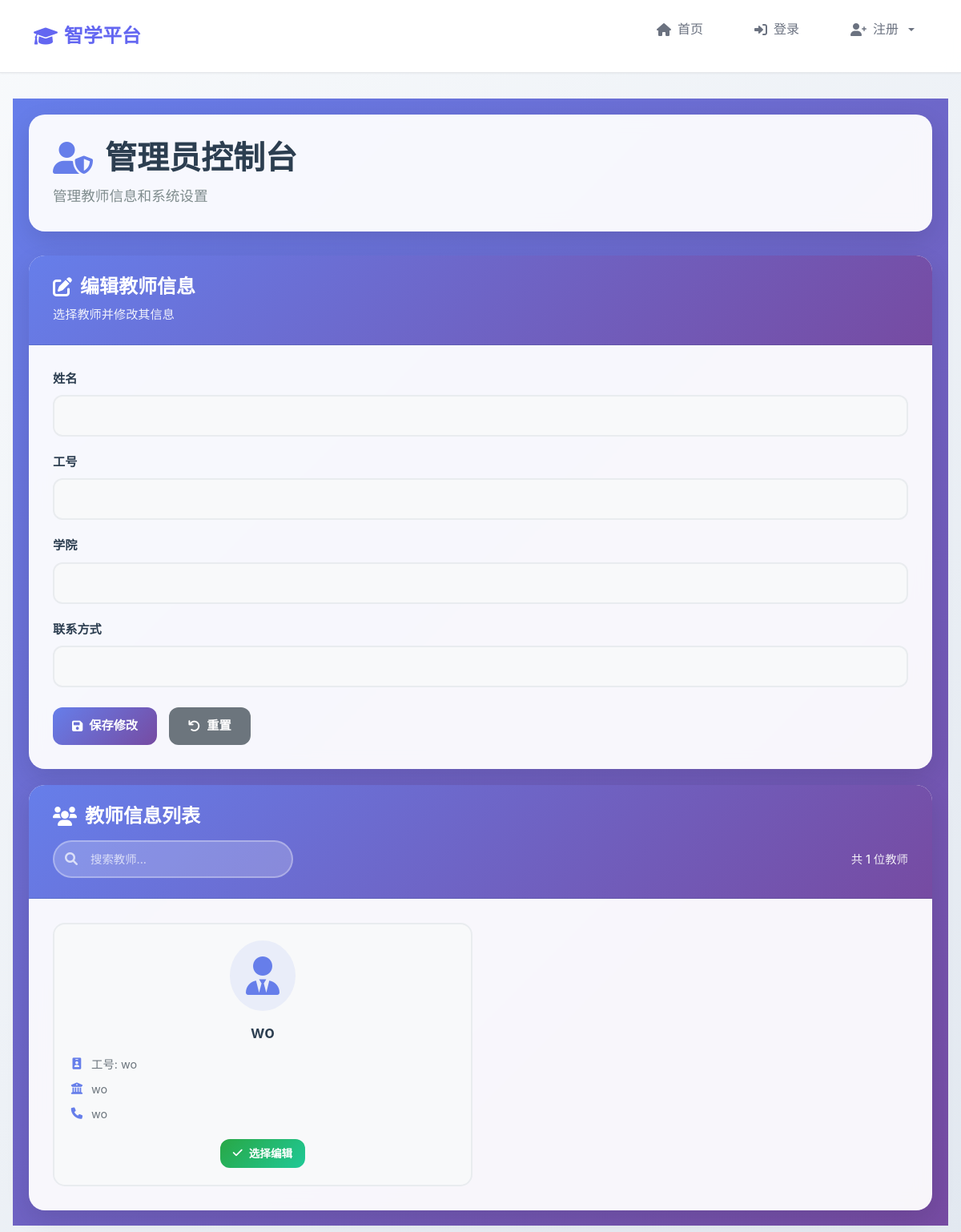
The app's page /teacher/admin/ with its own data.
### teacher/models.py (models this page shows, shortened)
class TeacherProfile(models.Model):
    user = models.OneToOneField(User, on_delete=models.CASCADE)
    name = models.CharField(max_length=50, verbose_name='姓名')
    teacher_id = models.CharField(max_length=20, unique=True, verbose_name='工号')
    college = models.CharField(max_length=50, verbose_name='学院')
    contact = models.CharField(max_length=50, verbose_name='联系方式')

### teacher/views.py (the view)
# urls.py: path('admin/', admin_home, name='admin_home'),
def admin_home(request):
    if request.method == 'POST':
        teacher_id = request.POST.get('teacher_id')
        teacher_profile = get_object_or_404(TeacherProfile, id=teacher_id)
        form = TeacherInfoForm(request.POST, instance=teacher_profile)
        if form.is_valid():
            form.save()
            return render(request, 'admin_home.html', {
                'form': form,
                'teachers': TeacherProfile.objects.all(),
                'message': '你已成功修改了老师信息！'
            })
    else:
        form = TeacherInfoForm()
    return render(request, 'admin_home.html', {
        'form': form,
        'teachers': TeacherProfile.objects.all(),
    })

### teacher/forms.py (shortened to what this page needs)
class TeacherInfoForm(forms.ModelForm):
    class Meta:
        model = TeacherProfile
        fields = ('name', 'teacher_id', 'college', 'contact')

### templates/admin_home.html (shortened to what this page needs)
{% extends 'base.html' %}
{% load bootstrap3 %}
{% load static %}
{% block extra_css %}
<link rel="stylesheet" href="{% static 'css/admin_home.css' %}">
<link rel="stylesheet" href="https://cdnjs.cloudflare.com/ajax/libs/font-awesome/6.0.0/css/all.min.css">
{% endblock %}
{% block content %}
<div class="admin-dashboard">
    <div class="page-header">
        <div class="header-content">
            <h1><i class="fas fa-user-shield"></i> 管理员控制台</h1>
            <p>管理教师信息和系统设置</p>
        </div>
    </div>
    <div class="dashboard-content">
        <div class="edit-card">
            <div class="card-header">
                <h2><i class="fas fa-edit"></i> 编辑教师信息</h2>
                <p>选择教师并修改其信息</p>
            </div>
            <div class="card-body">
                <form method="post" action="" class="edit-form">
                    <div class="form-grid">
                        {% for field in form %}
                        <div class="form-group">
                            <label for="{{ field.id_for_label }}">{{ field.label }}</label>
                            {{ field }}
                        </div>
                        {% endfor %}
                    </div>
                    <div class="form-actions">
                        <button type="submit" class="btn btn-primary">
                            <i class="fas fa-save"></i> 保存修改
                        </button>
                        <button type="button" class="btn btn-secondary" onclick="clearForm()">
                            <i class="fas fa-undo"></i> 重置
                        </button>
                    </div>
                </form>
            </div>
        </div>
        <div class="teachers-card">
            <div class="card-header">
                <h2><i class="fas fa-users"></i> 教师信息列表</h2>
                <div class="header-actions">
                    <div class="search-box">
                        <i class="fas fa-search"></i>
                        <input type="text" id="searchInput" placeholder="搜索教师..." onkeyup="filterTeachers()">
                    </div>
                    <span class="teacher-count">共 {{ teachers.count }} 位教师</span>
                </div>
            </div>
            <div class="card-body">
                <div class="teachers-grid" id="teachersGrid">
                    {% for teacher in teachers %}
                    <div class="teacher-item" data-name="{{ teacher.name|lower }}" data-id="{{ teacher.teacher_id }}" data-college="{{ teacher.college|lower }}">
                        <div class="teacher-avatar">
                            <i class="fas fa-user-tie"></i>
                        </div>
                        <div class="teacher-info">
                            <h3>{{ teacher.name }}</h3>
                            <div class="teacher-details">
                                <div class="detail-item">
                                    <i class="fas fa-id-badge"></i>
                                    <span>工号: {{ teacher.teacher_id }}</span>
                                </div>
                                <div class="detail-item">
                                    <i class="fas fa-university"></i>
                                    <span>{{ teacher.college }}</span>
                                </div>
                                <div class="detail-item">
                                    <i class="fas fa-phone"></i>
                                    <span>{{ teacher.contact }}</span>
                                </div>
                            </div>
                        </div>
                        <div class="teacher-actions">
                            <button class="btn btn-select" onclick="selectTeacher({{ teacher.id }}, '{{ teacher.name|escapejs }}')">
                                <i class="fas fa-check"></i> 选择编辑
                            </button>
                        </div>
                    </div>
                    {% empty %}
                    <div class="empty-state">
                        <i class="fas fa-user-plus"></i>
                        <h3>暂无教师信息</h3>
                        <p>系统中还没有注册的教师</p>
                    </div>
                    {% endfor %}
                </div>
            </div>
        </div>
    </div>
</div>
{% endblock %}

### static/css/admin_home.css (style rules this page uses)
.admin-dashboard { min-height: 100vh; background: linear-gradient(135deg, #667eea 0%, #764ba2 100%); padding: 20px 0; }
.page-header { background: rgba(255, 255, 255, 0.95); border-radius: 20px; padding: 30px; margin: 0 20px 30px; box-shadow: 0 10px 30px rgba(0, 0, 0, 0.1); backdrop-filter: blur(10px); }
.header-content h1 { color: #2c3e50; font-size: 2.5rem; font-weight: 700; margin-bottom: 10px; display: flex; align-items: center; gap: 15px; }
.header-content h1 i { color: #667eea; }
.header-content p { color: #7f8c8d; font-size: 1.1rem; margin: 0; }
.dashboard-content { max-width: 1400px; margin: 0 auto; padding: 0 20px; display: grid; grid-template-columns: 1fr 2fr; gap: 30px; }
.edit-card, .teachers-card { background: rgba(255, 255, 255, 0.95); border-radius: 20px; box-shadow: 0 10px 30px rgba(0, 0, 0, 0.1); backdrop-filter: blur(10px); overflow: hidden; }
.card-header { background: linear-gradient(135deg, #667eea, #764ba2); color: white; padding: 25px 30px; }
.card-header h2 { font-size: 1.5rem; font-weight: 600; margin-bottom: 8px; display: flex; align-items: center; gap: 10px; }
.card-header p { margin: 0; opacity: 0.9; font-size: 0.95rem; }
.card-body { padding: 30px; }
.form-grid { display: grid; grid-template-columns: 1fr; gap: 20px; margin-bottom: 25px; }
.form-group { position: relative; }
.form-group label { display: block; font-weight: 600; color: #2c3e50; margin-bottom: 8px; font-size: 0.95rem; }
.form-control { width: 100%; padding: 12px 15px; border: 2px solid #e9ecef; border-radius: 12px; font-size: 1rem; transition: all 0.3s ease; background: #f8f9fa; }
.form-actions { display: flex; gap: 15px; justify-content: flex-start; }
.btn { padding: 12px 24px; border: none; border-radius: 12px; font-weight: 600; font-size: 0.95rem; cursor: pointer; transition: all 0.3s ease; display: inline-flex; align-items: center; gap: 8px; text-decoration: none; }
.btn-primary { background: linear-gradient(135deg, #667eea, #764ba2); color: white; }
.btn-secondary { background: #6c757d; color: white; }
.btn-select { background: linear-gradient(135deg, #28a745, #20c997); color: white; padding: 8px 16px; font-size: 0.85rem; }
.header-actions { display: flex; align-items: center; justify-content: space-between; margin-top: 15px; gap: 20px; }
.search-box { position: relative; flex: 1; max-width: 300px; }
.search-box i { position: absolute; left: 15px; top: 50%; transform: translateY(-50%); color: rgba(255, 255, 255, 0.7); }
.search-box input { width: 100%; padding: 10px 15px 10px 45px; border: 2px solid rgba(255, 255, 255, 0.3); border-radius: 25px; background: rgba(255, 255, 255, 0.2); color: white; font-size: 0.9rem; }
.search-box input::placeholder { color: rgba(255, 255, 255, 0.7); }
.teacher-count { color: rgba(255, 255, 255, 0.9); font-size: 0.9rem; font-weight: 500; }
.teachers-grid { display: grid; grid-template-columns: repeat(auto-fill, minmax(350px, 1fr)); gap: 20px; }
.teacher-item { background: #f8f9fa; border: 2px solid #e9ecef; border-radius: 15px; padding: 20px; transition: all 0.3s ease; cursor: pointer; }
.teacher-avatar { text-align: center; margin-bottom: 15px; }
.teacher-avatar i { font-size: 3rem; color: #667eea; background: rgba(102, 126, 234, 0.1); padding: 20px; border-radius: 50%; }
.teacher-info h3 { text-align: center; color: #2c3e50; font-size: 1.3rem; font-weight: 600; margin-bottom: 15px; }
.teacher-details { space-y: 8px; }
.detail-item { display: flex; align-items: center; gap: 10px; margin-bottom: 8px; color: #6c757d; font-size: 0.9rem; }
.detail-item i { color: #667eea; width: 16px; text-align: center; }
.teacher-actions { text-align: center; margin-top: 20px; }
@media (max-width: 1200px) { .dashboard-content { grid-template-columns: 1fr; gap: 20px; } }

### records on screen
TeacherProfile: name "wo", teacher_id "wo", college "wo", contact "wo"

### other values on screen
{{ field.label }} "姓名" "工号" "学院" "联系方式"
{{ teachers.count }} "1"
